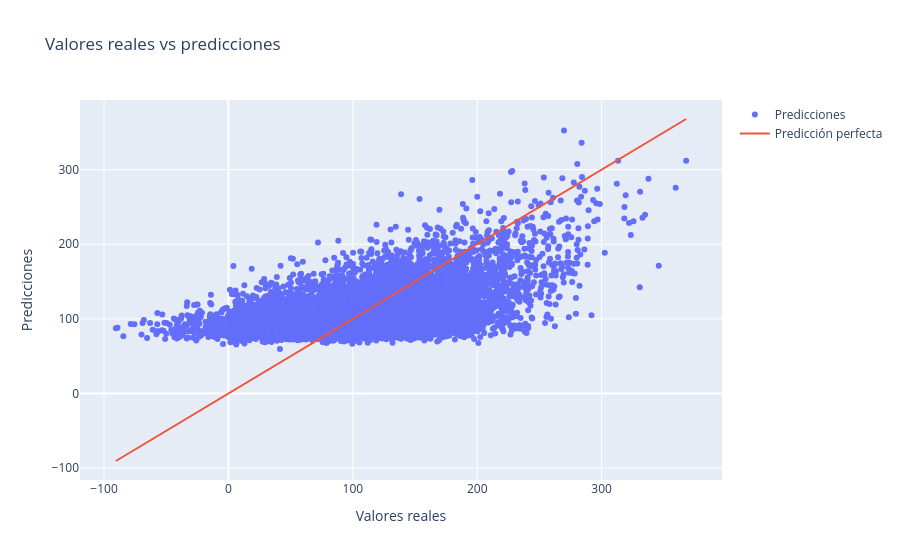

The cell this chart's notebook holds for it:
### Markdown cell above
# Visualización interactiva con Plotly

## Predicciones vs valores reales

### Code cell
fig = go.Figure()

fig.add_trace(
    go.Scatter(
        x=y_test,
        y=y_pred_test,
        mode="markers",
        name="Predicciones"
    )
)

fig.add_trace(
    go.Scatter(
        x=y_test,
        y=y_test,
        mode="lines",
        name="Predicción perfecta"
    )
)

fig.update_layout(
    title="Valores reales vs predicciones",
    xaxis_title="Valores reales",
    yaxis_title="Predicciones"
)

fig.show()

### Figure 1 — Plotly figure (JSON) as saved in the notebook; plotly's stock layout.template omitted (floating-point values rounded to 4 significant figures; data arrays with more than 128 entries replaced by an {"elided": "..."} marker saying what was removed)
{"data": [{"mode": "markers", "name": "Predicciones", "type": "scatter", "x": {"elided": "10000 float values"}, "y": {"elided": "10000 float values"}}, {"mode": "lines", "name": "Predicción perfecta", "type": "scatter", "x": {"elided": "10000 float values"}, "y": {"elided": "10000 float values"}}], "layout": {"title": {"text": "Valores reales vs predicciones"}, "xaxis": {"title": {"text": "Valores reales"}}, "yaxis": {"title": {"text": "Predicciones"}}}}
